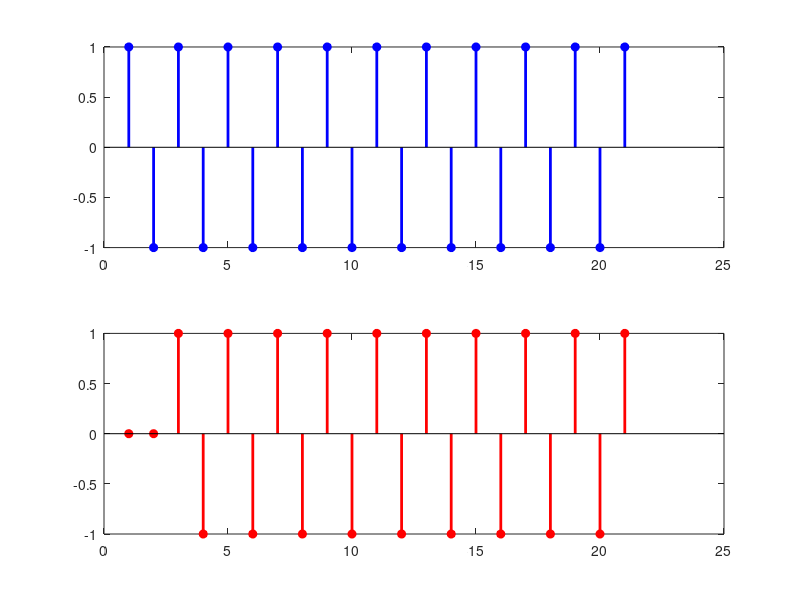

The MATLAB script that drew this image:
clc
clear all
close all
n=-10:10;
x=(-1).^n;
p=length(x);
del=[0,0,1,zeros(1,p-3)];
y=conv(x,del);
subplot(2,1,1),stem(x,'filled','b','linewidth',2)
subplot(2,1,2),stem(y(1:length(x)),'filled','r','linewidth',2)
